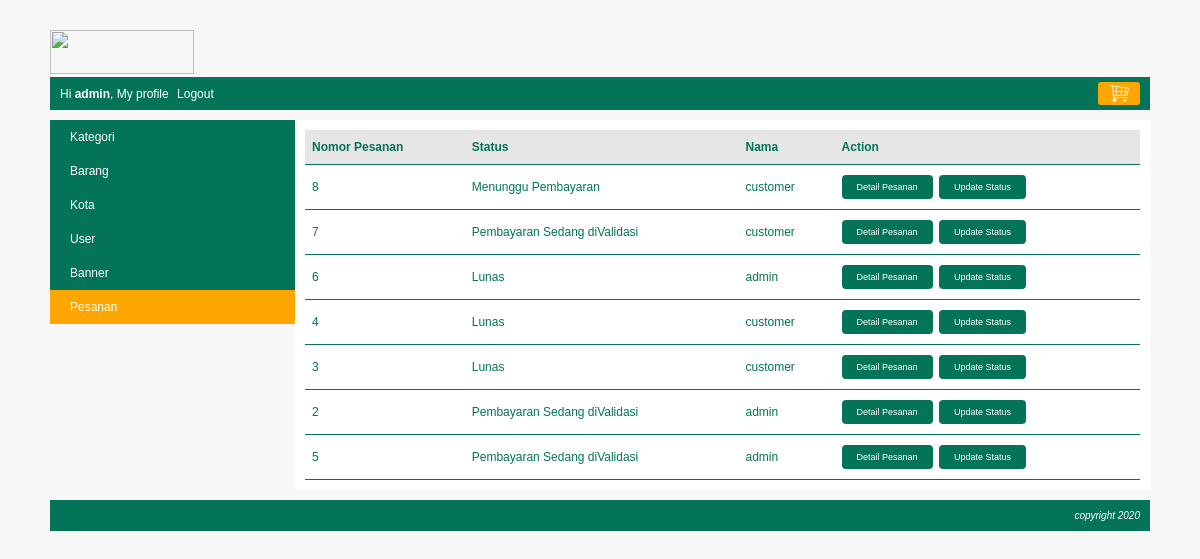
The app's page /index.php?page=my_profile&module=pesanan&action=list (signed in) with its own data.
### tables this page shows
CREATE TABLE `pesanan` (
  `pesanan_id` int(10) NOT NULL,
  `kota_id` int(10) NOT NULL,
  `user_id` int(10) NOT NULL,
  `nama_penerima` varchar(150) NOT NULL,
  `nomor_telepon` varchar(15) NOT NULL,
  `alamat` varchar(300) NOT NULL,
  `tanggal_pemesanan` datetime NOT NULL,
  `status` tinyint(4) NOT NULL
);

CREATE TABLE `user` (
  `user_id` int(10) NOT NULL,
  `level` varchar(30) NOT NULL,
  `nama` varchar(150) NOT NULL,
  `email` varchar(160) NOT NULL,
  `alamat` varchar(400) NOT NULL,
  `phone` varchar(15) NOT NULL,
  `password` varchar(300) NOT NULL,
  `status` enum('on','off') NOT NULL
);

### function/helper.php (called while the page is built, shortened)
<?php
$arrayStatusPesanan[0] = "Menunggu Pembayaran";
$arrayStatusPesanan[1] = "Pembayaran Sedang diValidasi";
$arrayStatusPesanan[2] = "Lunas";
$arrayStatusPesanan[3] = "Pembayaran diTolak";
?>

### module/pesanan/list.php (the view)
<?php
  if($level == "superadmin"){
    $queryPesanan = mysqli_query($koneksi, "SELECT pesanan.*, user.nama FROM pesanan JOIN user ON pesanan.user_id=user.user_id ORDER BY pesanan.tanggal_pemesanan DESC");
  }else{
    $queryPesanan = mysqli_query($koneksi, "SELECT pesanan.*, user.nama FROM pesanan JOIN user ON pesanan.user_id=user.user_id WHERE pesanan.user_id='$user_id' ORDER BY pesanan.tanggal_pemesanan DESC");
  }
  if(mysqli_num_rows($queryPesanan) == 0){
    echo "<h3>data kosong</h3>";
  }
  else{
    echo "<table class='table-list'>
            <tr class='baris-title'>
              <th class='kiri'>Nomor Pesanan</th>
              <th class='kiri'>Status</th>
              <th class='kiri'>Nama</th>
              <th class='kiri'>Action</th>
            </tr>";
    $adminButton="";
    while($row=mysqli_fetch_assoc($queryPesanan)){
      if($level == "superadmin"){
        $adminButton = "<a class='tombol-action' href='".BASE_URL."index.php?page=my_profile&module=pesanan&action=status&pesanan_id=$row[pesanan_id]'>Update Status</a>";
      }
      $status = $row['status'];
      echo "<tr>
              <td class='kiri'>$row[pesanan_id]</td>
              <td class='kiri'>$arrayStatusPesanan[$status]</td>
              <td class='kiri'>$row[nama]</td>
              <td class='kiri'>
                <a class='tombol-action' href='".BASE_URL."index.php?page=my_profile&module=pesanan&action=detail&pesanan_id=$row[pesanan_id]'>Detail Pesanan</a>
                $adminButton
              </td>
            </tr>";
    }
    echo "</table>";
  }
?>

### css/style.css (style rules this page uses)
body { font-family: Arial; font-size: 12px; color: rgb(3, 116, 87); background: #f7f7f7; margin: 0px; }
.table-list { width: 100%; border-collapse: collapse; }
.table-list tr.baris-title { background: #e6e6e6; }
.table-list tr th, .table-list tr td { padding: 10px 7px; }
.kiri { text-align: left; }
.tombol-action { margin-right: 3px; background: rgb(3, 116, 87); color: white; padding: 7px 15px; border-radius: 4px; cursor: pointer; text-decoration: none; font-size: 9px; display: inline-block; }
.table-list tr { border-bottom: 1px solid; }

### records on screen
pesanan: pesanan_id "8", status "Menunggu Pembayaran", user.nama "customer"
pesanan: pesanan_id "7", status "Pembayaran Sedang diValidasi", user.nama "customer"
pesanan: pesanan_id "6", status "Lunas", user.nama "admin"
pesanan: pesanan_id "4", status "Lunas", user.nama "customer"
pesanan: pesanan_id "3", status "Lunas", user.nama "customer"
pesanan: pesanan_id "2", status "Pembayaran Sedang diValidasi", user.nama "admin"
pesanan: pesanan_id "5", status "Pembayaran Sedang diValidasi", user.nama "admin"

### other values on screen
$nama "admin"
